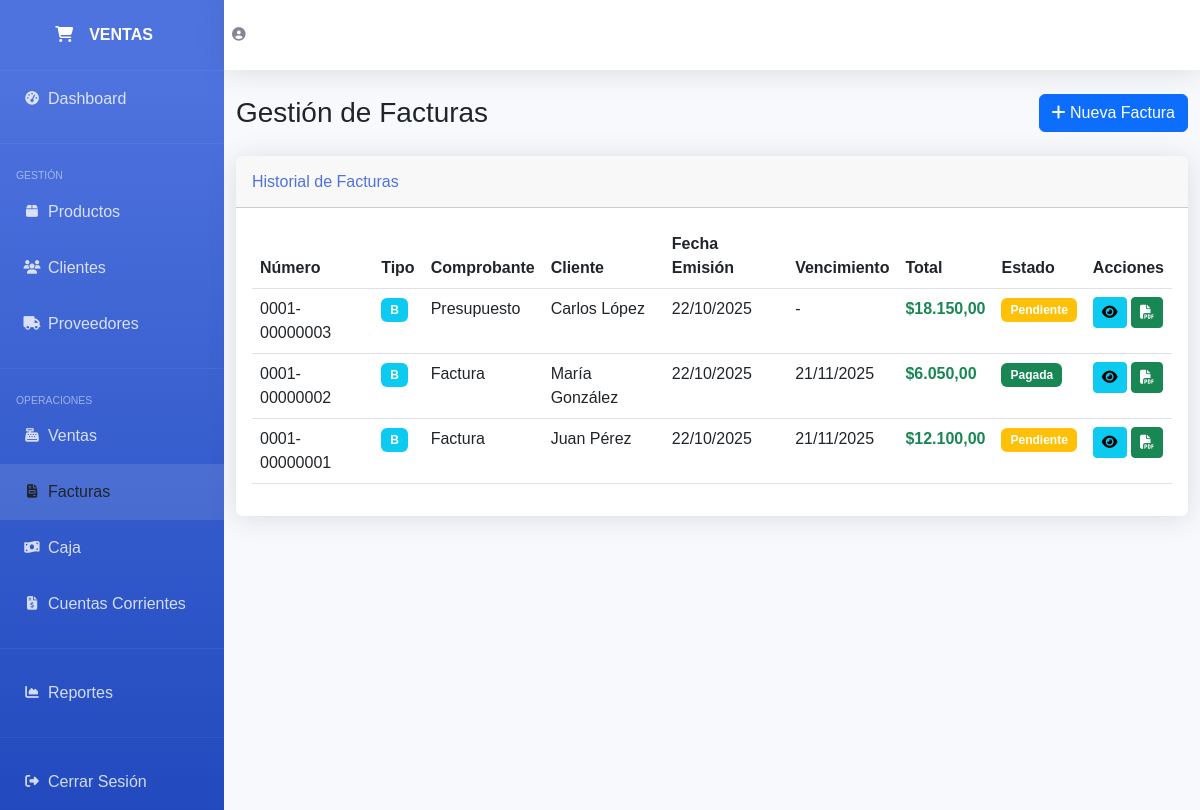
Page /facturas.php on the earlier database version.
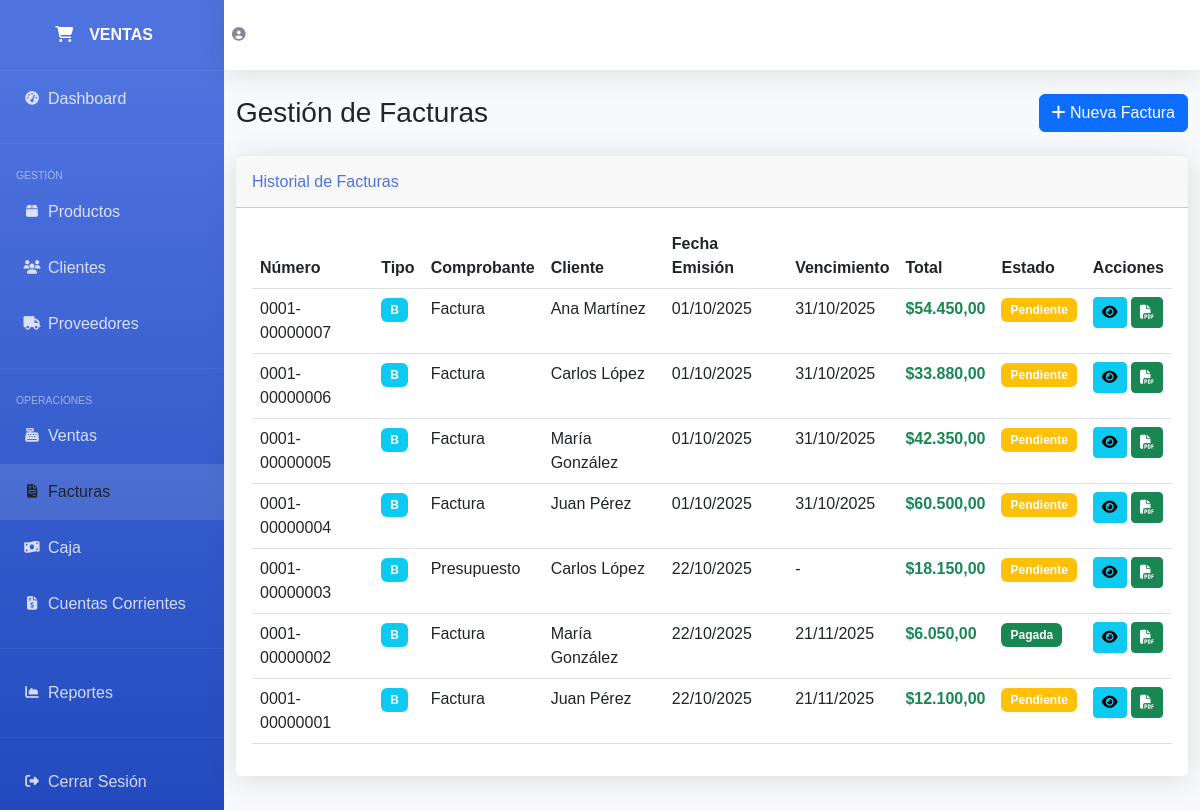
Same page on the later database version.
### tables this page shows
CREATE TABLE `facturas` (
  `id` int(11) NOT NULL,
  `numero_factura` varchar(50) NOT NULL,
  `tipo` enum('A','B','C') NOT NULL,
  `tipo_comprobante` enum('factura','nota_credito','nota_debito','recibo','presupuesto') NOT NULL,
  `cliente_id` int(11) NOT NULL,
  `fecha_emision` date NOT NULL,
  `fecha_vencimiento` date DEFAULT NULL,
  `subtotal` decimal(10,2) NOT NULL,
  `iva` decimal(10,2) DEFAULT 0.00,
  `total` decimal(10,2) NOT NULL,
  `estado` enum('pendiente','pagada','vencida','anulada') DEFAULT 'pendiente',
  `observaciones` text DEFAULT NULL,
  `usuario_id` int(11) NOT NULL,
  `fecha_creacion` timestamp NOT NULL DEFAULT current_timestamp()
);

CREATE TABLE `clientes` (
  `id` int(11) NOT NULL,
  `nombre` varchar(100) NOT NULL,
  `apellido` varchar(100) NOT NULL,
  `email` varchar(100) DEFAULT NULL,
  `telefono` varchar(20) DEFAULT NULL,
  `direccion` text DEFAULT NULL,
  `dni` varchar(20) DEFAULT NULL,
  `estado` tinyint(1) DEFAULT 1,
  `fecha_creacion` timestamp NOT NULL DEFAULT current_timestamp()
);

### config.php (called while the page is built, shortened)
<?php
function formatear_precio($precio) {
    return '$' . number_format($precio, 2, ',', '.');
}
?>

### facturas.php (the view, shortened to what this page needs)
<?php
require_once 'config.php';
$sql_facturas = "SELECT f.*, c.nombre as cliente_nombre, c.apellido as cliente_apellido
                 FROM facturas f
                 INNER JOIN clientes c ON f.cliente_id = c.id
                 ORDER BY f.id DESC";
$result_facturas = $conn->query($sql_facturas);
?>
<!DOCTYPE html>
<html lang="es">
<head>
    <link href="https://cdnjs.cloudflare.com/ajax/libs/bootstrap/5.3.0/css/bootstrap.min.css" rel="stylesheet">
    <link href="https://cdnjs.cloudflare.com/ajax/libs/font-awesome/6.4.0/css/all.min.css" rel="stylesheet">
</head>
<body>
    <div id="wrapper">
        <ul class="navbar-nav" id="sidebar-wrapper">
            <a class="sidebar-brand" href="index.php">
                <div class="sidebar-brand-icon"><i class="fas fa-shopping-cart"></i></div>
                <div class="sidebar-brand-text mx-3">VENTAS</div>
            </a>
            <hr class="sidebar-divider my-0" style="border-color: rgba(255,255,255,.2)">
            <li class="nav-item">
                <a class="nav-link" href="index.php">
                    <i class="fas fa-fw fa-tachometer-alt"></i><span>Dashboard</span>
                </a>
            </li>
            <hr class="sidebar-divider" style="border-color: rgba(255,255,255,.2)">
            <div class="sidebar-heading">Gestión</div>
            <li class="nav-item">
                <a class="nav-link" href="productos.php">
                    <i class="fas fa-fw fa-box"></i><span>Productos</span>
                </a>
            </li>
            <li class="nav-item">
                <a class="nav-link" href="clientes.php">
                    <i class="fas fa-fw fa-users"></i><span>Clientes</span>
                </a>
            </li>
            <li class="nav-item">
                <a class="nav-link" href="proveedores.php">
                    <i class="fas fa-fw fa-truck"></i><span>Proveedores</span>
                </a>
            </li>
            <hr class="sidebar-divider" style="border-color: rgba(255,255,255,.2)">
            <div class="sidebar-heading">Operaciones</div>
            <li class="nav-item">
                <a class="nav-link" href="ventas.php">
                    <i class="fas fa-fw fa-cash-register"></i><span>Ventas</span>
                </a>
            </li>
            <li class="nav-item">
                <a class="nav-link active" href="facturas.php">
                    <i class="fas fa-fw fa-file-invoice"></i><span>Facturas</span>
                </a>
            </li>
            <li class="nav-item">
                <a class="nav-link" href="caja.php">
                    <i class="fas fa-fw fa-money-bill-wave"></i><span>Caja</span>
                </a>
            </li>
            <li class="nav-item">
                <a class="nav-link" href="cuentas_corrientes.php">
                    <i class="fas fa-fw fa-file-invoice-dollar"></i><span>Cuentas Corrientes</span>
                </a>
            </li>
            <hr class="sidebar-divider" style="border-color: rgba(255,255,255,.2)">
            <li class="nav-item">
                <a class="nav-link" href="reportes.php">
                    <i class="fas fa-fw fa-chart-area"></i><span>Reportes</span>
                </a>
            </li>
            <hr class="sidebar-divider" style="border-color: rgba(255,255,255,.2)">
            <li class="nav-item">
                <a class="nav-link" href="cerrar_sesion.php">
                    <i class="fas fa-fw fa-sign-out-alt"></i><span>Cerrar Sesión</span>
                </a>
            </li>
        </ul>
        <div id="content-wrapper">
            <nav class="navbar navbar-expand topbar mb-4 static-top">
                <ul class="navbar-nav ml-auto">
                    <li class="nav-item">
                        <a class="nav-link" href="#">
                            <i class="fas fa-user-circle fa-2x" style="color: #858796;"></i>
                        </a>
                    </li>
                </ul>
            </nav>
            <div class="container-fluid">
                <div class="d-sm-flex align-items-center justify-content-between mb-4">
                    <h1 class="h3 mb-0 text-gray-800">Gestión de Facturas</h1>
                    <button class="btn btn-primary" data-bs-toggle="modal" data-bs-target="#modalFactura">
                        <i class="fas fa-plus"></i> Nueva Factura
                    </button>
                </div>
                <div class="card">
                    <div class="card-header py-3">
                        <h6 class="m-0 font-weight-bold" style="color: var(--primary);">Historial de Facturas</h6>
                    </div>
                    <div class="card-body">
                        <div class="table-responsive">
                            <table class="table table-hover">
                                <thead>
                                    <tr>
                                        <th>Número</th>
                                        <th>Tipo</th>
                                        <th>Comprobante</th>
                                        <th>Cliente</th>
                                        <th>Fecha Emisión</th>
                                        <th>Vencimiento</th>
                                        <th>Total</th>
                                        <th>Estado</th>
                                        <th>Acciones</th>
                                    </tr>
                                </thead>
                                <tbody>
                                    <?php while($row = $result_facturas->fetch_assoc()): ?>
                                    <tr>
                                        <td><?php echo $row['numero_factura']; ?></td>
                                        <td><span class="badge bg-info"><?php echo $row['tipo']; ?></span></td>
                                        <td><?php echo ucfirst(str_replace('_', ' ', $row['tipo_comprobante'])); ?></td>
                                        <td><?php echo $row['cliente_nombre'] . ' ' . $row['cliente_apellido']; ?></td>
                                        <td><?php echo date('d/m/Y', strtotime($row['fecha_emision'])); ?></td>
                                        <td><?php echo $row['fecha_vencimiento'] ? date('d/m/Y', strtotime($row['fecha_vencimiento'])) : '-'; ?></td>
                                        <td class="text-success fw-bold"><?php echo formatear_precio($row['total']); ?></td>
                                        <td>
                                            <?php
                                            $badge_color = 'secondary';
                                            switch($row['estado']) {
                                                case 'pendiente': $badge_color = 'warning'; break;
                                                case 'pagada': $badge_color = 'success'; break;
                                            }
                                            ?>
                                            <span class="badge bg-<?php echo $badge_color; ?>">
                                                <?php echo ucfirst($row['estado']); ?>
                                            </span>
                                        </td>
                                        <td>
                                            <button class="btn btn-info btn-sm" onclick="verFactura(<?php echo $row['id']; ?>)">
                                                <i class="fas fa-eye"></i>
                                            </button>
                                            <button class="btn btn-success btn-sm" onclick="descargarPDF(<?php echo $row['id']; ?>)">
                                                <i class="fas fa-file-pdf"></i>
                                            </button>
                                        </td>
                                    </tr>
                                    <?php endwhile; ?>
                                </tbody>
                            </table>
                        </div>
                    </div>
                </div>
            </div>
        </div>
    </div>
</body>
</html>

### facturas.php (style rules this page uses)
:root { --primary: #4e73df; --success: #1cc88a; --info: #36b9cc; --warning: #f6c23e; --danger: #e74a3b; }
body { font-family: 'Nunito', sans-serif; background-color: #f8f9fc; }
#wrapper { display: flex; }
#sidebar-wrapper { min-height: 100vh; width: 224px; background: linear-gradient(180deg, #4e73df 10%, #224abe 100%); }
.sidebar-brand { height: 4.375rem; text-decoration: none; font-size: 1rem; font-weight: 800; padding: 1.5rem 1rem; text-align: center; color: #fff; display: flex; align-items: center; justify-content: center; }
.nav-link { display: flex; align-items: center; padding: 1rem; color: rgba(255,255,255,.8); text-decoration: none; transition: all 0.3s; }
.nav-link:hover, .nav-link.active { color: #fff; background-color: rgba(255,255,255,.1); }
.nav-link i { width: 2rem; font-size: 0.85rem; }
.sidebar-heading { color: rgba(255,255,255,.5); padding: 0 1rem; font-size: 0.65rem; text-transform: uppercase; margin-top: 0.5rem; }
#content-wrapper { flex: 1; display: flex; flex-direction: column; }
.topbar { height: 4.375rem; background-color: #fff; box-shadow: 0 0.15rem 1.75rem 0 rgba(58, 59, 69, 0.15); }
.card { border: none; box-shadow: 0 0.15rem 1.75rem 0 rgba(58, 59, 69, 0.15); margin-bottom: 1.5rem; }
.table-responsive { max-height: 600px; overflow-y: auto; }
.btn-sm { padding: 0.25rem 0.5rem; font-size: 0.875rem; }
.badge { padding: 0.5em 0.75em; }

Differences in the rows shown:
added facturas: numero_factura "0001-00000007", tipo "B", tipo_comprobante "Factura", cliente.nombre "Ana", cliente.apellido "Martínez", fecha_emision "01/10/2025", fecha_vencimiento "31/10/2025", total "$54.450,00", estado "Pendiente"
added facturas: numero_factura "0001-00000006", tipo "B", tipo_comprobante "Factura", cliente.nombre "Carlos", cliente.apellido "López", fecha_emision "01/10/2025", fecha_vencimiento "31/10/2025", total "$33.880,00", estado "Pendiente"
added facturas: numero_factura "0001-00000005", tipo "B", tipo_comprobante "Factura", cliente.nombre "María", cliente.apellido "González", fecha_emision "01/10/2025", fecha_vencimiento "31/10/2025", total "$42.350,00", estado "Pendiente"
added facturas: numero_factura "0001-00000004", tipo "B", tipo_comprobante "Factura", cliente.nombre "Juan", cliente.apellido "Pérez", fecha_emision "01/10/2025", fecha_vencimiento "31/10/2025", total "$60.500,00", estado "Pendiente"
